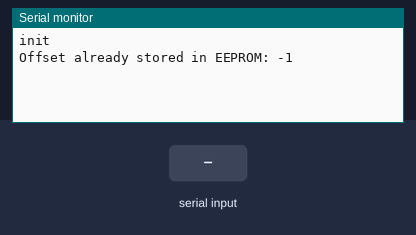
This sketch was run on a simulated Arduino Uno, built with avr-gcc and run on an emulated ATmega328P. Shown: the last lines printed to the serial monitor. Inputs (shaded band) come from the test bench. EEPROM starts erased.

Above: at 1.2 s.
1.3 s: "90,45\n" received over Serial
At 1.8 s:
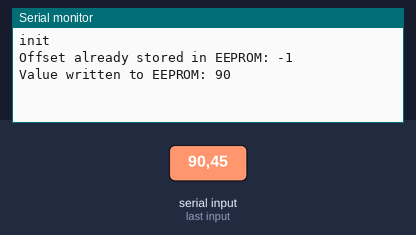
2.8 s: "30,150\n" received over Serial
At 4.2 s:
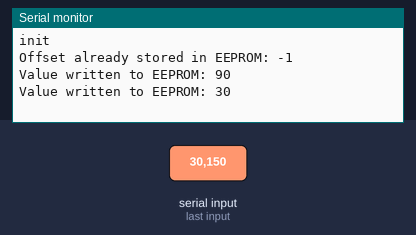

Measured:
- after the input at 1.3 s, the serial monitor: prints a new line at once (image 1)
- after the input at 2.8 s, the serial monitor: prints a new line at once (image 2)

The sketch:

EEPROM_Write_Offset.ino
```cpp
//Code to write calibration offset into arduino EEPROM
#include <EEPROM.h>

int eeAddress = 0;   //Location we want the data to be put.
int calOffsetGet;  //Variable already in EEPROM.

//Serial input stuff
const byte numChars = 32;
char receivedChars[numChars]; // an array to store the received data
boolean newData = false;

void setup() {
  Serial.begin(115200);
  Serial.println("init");
  getData();
}

void loop() {
  recvWithEndMarker();
  showNewData();
}

void getData() {
  EEPROM.get(eeAddress, calOffsetGet);
  Serial.print("Offset already stored in EEPROM: ");
  Serial.print(calOffsetGet);
  Serial.println();
}

void writeToEEPROM(String offsetValue) {
  //Convert String to int
  int intOffsetValue = offsetValue.toInt();
  //One simple call, with the address first and the object second.
  EEPROM.put(eeAddress, intOffsetValue);

  Serial.print("Value written to EEPROM: ");
  Serial.print(intOffsetValue);
  Serial.println();
}

void recvWithEndMarker() {
  static byte ndx = 0;
  char endMarker = '\n';
  char rc;

  // if (Serial.available() > 0) {
  while (Serial.available() > 0 && newData == false) {
    rc = Serial.read();

    if (rc != endMarker) {
      receivedChars[ndx] = rc;
      ndx++;
      if (ndx >= numChars) {
        ndx = numChars - 1;
      }
    }
    else {
      receivedChars[ndx] = '\0'; // terminate the string
      ndx = 0;
      newData = true;
    }
  }
}

void showNewData() {
  if (newData == true) {
    writeToEEPROM(receivedChars);
    newData = false;
  }
}
```
